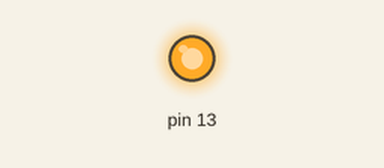
Recording of a sketch running on a simulated Arduino Uno, built with avr-gcc and run on an emulated ATmega328P. Shown: output pins drawn as LEDs (lit = HIGH).

Above: at 2.0 s.
At 6.0 s:
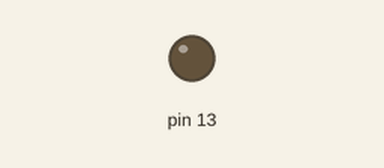
Timing chart, 0 to 10.4 s (numbered marks = the images above):
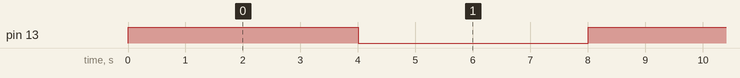

Measured:
- by itself, pin 13: alternates HIGH for 4.0 s and LOW for 4.0 s

The sketch:

FuncLed.ino
```cpp
#include <FirstFled.h>

LedFirst ffl(13);

void setup()
{
}

void loop()
{
	ffl.Light(13);
	ffl.FledDelay(4000);
	ffl.LightDown(13);
	ffl.FledDelay(4000);
}
```
